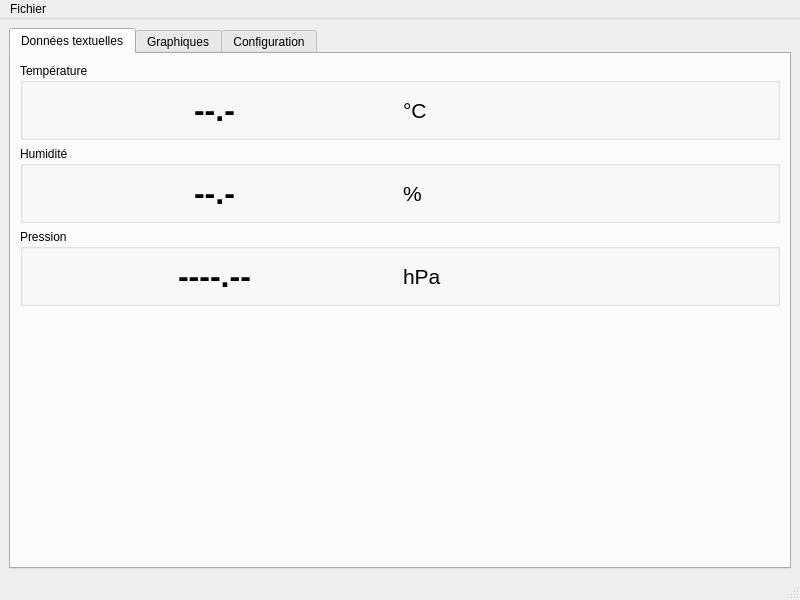
<?xml version="1.0" encoding="UTF-8"?>
<ui version="4.0">
 <class>MainWindow</class>
 <widget class="QMainWindow" name="MainWindow">
  <property name="geometry">
   <rect>
    <x>0</x>
    <y>0</y>
    <width>800</width>
    <height>600</height>
   </rect>
  </property>
  <property name="windowTitle">
   <string>Projet BLE &amp; Sensort : Station Météo</string>
  </property>
  <widget class="QWidget" name="centralWidget">
   <layout class="QVBoxLayout" name="verticalLayout">
    <item>
     <widget class="QTabWidget" name="tabWidget">
      <property name="currentIndex">
       <number>0</number>
      </property>
      <widget class="QWidget" name="tabTextData">
       <attribute name="title">
        <string>Données textuelles</string>
       </attribute>
       <layout class="QVBoxLayout" name="verticalLayout_2">
        <item>
         <widget class="QGroupBox" name="groupBoxTemperature">
          <property name="title">
           <string>Température</string>
          </property>
          <layout class="QHBoxLayout" name="horizontalLayout">
           <item>
            <widget class="QLabel" name="labelTempValue">
             <property name="font">
              <font>
               <pointsize>24</pointsize>
               <bold>true</bold>
              </font>
             </property>
             <property name="text">
              <string>--.-</string>
             </property>
             <property name="alignment">
              <set>Qt::AlignmentFlag::AlignCenter</set>
             </property>
            </widget>
           </item>
           <item>
            <widget class="QLabel" name="labelTempUnit">
             <property name="font">
              <font>
               <pointsize>16</pointsize>
              </font>
             </property>
             <property name="text">
              <string>°C</string>
             </property>
            </widget>
           </item>
          </layout>
         </widget>
        </item>
        <item>
         <widget class="QGroupBox" name="groupBoxHumidity">
          <property name="title">
           <string>Humidité</string>
          </property>
          <layout class="QHBoxLayout" name="horizontalLayout_2">
           <item>
            <widget class="QLabel" name="labelHumidityValue">
             <property name="font">
              <font>
               <pointsize>24</pointsize>
               <bold>true</bold>
              </font>
             </property>
             <property name="text">
              <string>--.-</string>
             </property>
             <property name="alignment">
              <set>Qt::AlignmentFlag::AlignCenter</set>
             </property>
            </widget>
           </item>
           <item>
            <widget class="QLabel" name="labelHumidityUnit">
             <property name="font">
              <font>
               <pointsize>16</pointsize>
              </font>
             </property>
             <property name="text">
              <string>%</string>
             </property>
            </widget>
           </item>
          </layout>
         </widget>
        </item>
        <item>
         <widget class="QGroupBox" name="groupBoxPressure">
          <property name="title">
           <string>Pression</string>
          </property>
          <layout class="QHBoxLayout" name="horizontalLayout_3">
           <item>
            <widget class="QLabel" name="labelPressureValue">
             <property name="font">
              <font>
               <pointsize>24</pointsize>
               <bold>true</bold>
              </font>
             </property>
             <property name="text">
              <string>----.--</string>
             </property>
             <property name="alignment">
              <set>Qt::AlignmentFlag::AlignCenter</set>
             </property>
            </widget>
           </item>
           <item>
            <widget class="QLabel" name="labelPressureUnit">
             <property name="font">
              <font>
               <pointsize>16</pointsize>
              </font>
             </property>
             <property name="text">
              <string>hPa</string>
             </property>
            </widget>
           </item>
          </layout>
         </widget>
        </item>
        <item>
         <spacer name="verticalSpacer">
          <property name="orientation">
           <enum>Qt::Orientation::Vertical</enum>
          </property>
          <property name="sizeHint" stdset="0">
           <size>
            <width>20</width>
            <height>40</height>
           </size>
          </property>
         </spacer>
        </item>
       </layout>
      </widget>
      <widget class="QWidget" name="tabGraphs">
       <attribute name="title">
        <string>Graphiques</string>
       </attribute>
       <layout class="QVBoxLayout" name="verticalLayout_3">
        <item>
         <widget class="QCustomPlot" name="widgetTempPlot" native="true">
          <property name="minimumSize">
           <size>
            <width>0</width>
            <height>120</height>
           </size>
          </property>
         </widget>
        </item>
        <item>
         <widget class="QCustomPlot" name="widgetHumidityPlot" native="true">
          <property name="minimumSize">
           <size>
            <width>0</width>
            <height>120</height>
           </size>
          </property>
         </widget>
        </item>
        <item>
         <widget class="QCustomPlot" name="widgetPressurePlot" native="true">
          <property name="minimumSize">
           <size>
            <width>0</width>
            <height>120</height>
           </size>
          </property>
         </widget>
        </item>
       </layout>
      </widget>
      <widget class="QWidget" name="tabConfig">
       <attribute name="title">
        <string>Configuration</string>
       </attribute>
       <layout class="QVBoxLayout" name="verticalLayout_4">
        <item>
         <widget class="QGroupBox" name="groupBoxConnection">
          <property name="title">
           <string>Mode de connexion</string>
          </property>
          <layout class="QVBoxLayout" name="verticalLayout_5">
           <item>
            <widget class="QRadioButton" name="radioButtonSerial">
             <property name="text">
              <string>Port série</string>
             </property>
             <property name="checked">
              <bool>true</bool>
             </property>
            </widget>
           </item>
           <item>
            <layout class="QHBoxLayout" name="horizontalLayout_4">
             <item>
              <widget class="QLabel" name="labelSerialPort">
               <property name="text">
                <string>Port:</string>
               </property>
              </widget>
             </item>
             <item>
              <widget class="QComboBox" name="comboBoxSerialPorts"/>
             </item>
             <item>
              <widget class="QPushButton" name="pushButtonRefreshPorts">
               <property name="text">
                <string>Rafraîchir</string>
               </property>
              </widget>
             </item>
            </layout>
           </item>
           <item>
            <widget class="QRadioButton" name="radioButtonBLE">
             <property name="text">
              <string>Bluetooth LE</string>
             </property>
            </widget>
           </item>
           <item>
            <layout class="QHBoxLayout" name="horizontalLayout_5">
             <item>
              <widget class="QPushButton" name="pushButtonScanBLE">
               <property name="text">
                <string>Rechercher appareils BLE</string>
               </property>
              </widget>
             </item>
            </layout>
           </item>
           <item>
            <widget class="QListWidget" name="listWidgetBLEDevices"/>
           </item>
          </layout>
         </widget>
        </item>
        <item>
         <layout class="QHBoxLayout" name="horizontalLayout_6">
          <item>
           <widget class="QPushButton" name="pushButtonConnect">
            <property name="text">
             <string>Connecter</string>
            </property>
           </widget>
          </item>
          <item>
           <widget class="QPushButton" name="pushButtonDisconnect">
            <property name="enabled">
             <bool>false</bool>
            </property>
            <property name="text">
             <string>Déconnecter</string>
            </property>
           </widget>
          </item>
         </layout>
        </item>
        <item>
         <widget class="QLabel" name="labelStatus">
          <property name="text">
           <string>Statut: Non connecté</string>
          </property>
         </widget>
        </item>
        <item>
         <spacer name="verticalSpacer_2">
          <property name="orientation">
           <enum>Qt::Orientation::Vertical</enum>
          </property>
          <property name="sizeHint" stdset="0">
           <size>
            <width>20</width>
            <height>40</height>
           </size>
          </property>
         </spacer>
        </item>
       </layout>
      </widget>
     </widget>
    </item>
   </layout>
  </widget>
  <widget class="QMenuBar" name="menuBar">
   <property name="geometry">
    <rect>
     <x>0</x>
     <y>0</y>
     <width>800</width>
     <height>25</height>
    </rect>
   </property>
   <widget class="QMenu" name="menuFichier">
    <property name="title">
     <string>Fichier</string>
    </property>
    <addaction name="actionExportData"/>
    <addaction name="separator"/>
    <addaction name="actionQuit"/>
   </widget>
   <addaction name="menuFichier"/>
  </widget>
  <widget class="QStatusBar" name="statusBar"/>
  <action name="actionExportData">
   <property name="text">
    <string>Exporter les données...</string>
   </property>
  </action>
  <action name="actionQuit">
   <property name="text">
    <string>Quitter</string>
   </property>
  </action>
  <action name="actionAbout">
   <property name="text">
    <string>À propos</string>
   </property>
  </action>
 </widget>
 <customwidgets>
  <customwidget>
   <class>QCustomPlot</class>
   <extends>QWidget</extends>
   <header>qcustomplot.h</header>
   <container>1</container>
  </customwidget>
 </customwidgets>
 <resources/>
 <connections/>
</ui>
